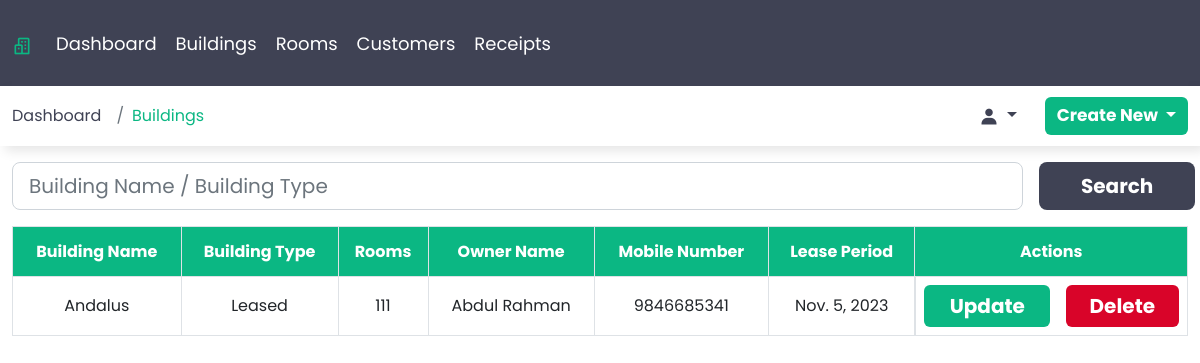
The app's page /buildings (signed in) with its own data.
### webapp/models.py (models this page shows, shortened)
class Building(models.Model):
    building_name = models.CharField(max_length=50)
    name_of_owner = models.CharField(max_length=50)
    building_type = models.ForeignKey(BuildingType, on_delete=models.CASCADE)
    number_of_rooms = models.IntegerField()
    mobile_number = models.IntegerField()
    current_lease_period = models.DateField()
    class Meta:
        verbose_name_plural = 'Buildings'

class BuildingType(models.Model):
    building_type = models.CharField(max_length=100)
    class Meta:
        verbose_name_plural = 'Building Type'
    def __str__(self):
        return self.building_type

### webapp/views.py (the view)
# urls.py: path('buildings', views.BuildingsView, name='buildings'),
@login_required()
def BuildingsView(request):
    if request.method == 'POST':
        searchData = request.POST.get('search')
        building_list = Building.objects.filter(Q(building_name__icontains=searchData) | Q(building_type__building_type__iexact=searchData))
        return render(request, 'buildings.html', {'context': 'Buildings', 'building_list': building_list})
    building_list = Building.objects.all()
    return render(request, 'buildings.html', {'context': 'Buildings', 'building_list': building_list})

### templates/buildings.html (shortened to what this page needs)
{% extends 'base.html' %}
{% load static %}
{% block content %}
    <div class="container-fluid">
        <div class="sub-box">
            <div class="row">
                <div class="col-sm-12 mt-3">
                    <div class="row">
                        <div class="col-sm-12 col-md-12 col-lg-12 col-xl-12 col-xxl-12 search-col">
                            <form method="post" class="d-flex gap-3" autocomplete="off">
                                <input type="text" class="form-control form-control-lg" name="search" placeholder="Building Name / Building Type">
                                <button type="submit" class="btn btn-lg search">Search</button>
                            </form>
                        </div>
                    </div>
                </div>
                <div class="col-sm-12 mt-3 table-responsive">
                    <table class="table table-hover table-bordered text-center ">
                        <thead>
                            <tr>
                                <th scope="col" class="align-middle">Building Name</th>
                                <th scope="col" class="align-middle">Building Type</th>
                                <th scope="col" class="align-middle">Rooms</th>
                                <th scope="col" class="align-middle">Owner Name</th>
                                <th scope="col" class="align-middle">Mobile Number</th>
                                <th scope="col" class="align-middle">Lease Period</th>
                                <th scope="col" class="align-middle">Actions</th>
                            </tr>
                        </thead>
                        <tbody>
                            {% for list in building_list %}
                            <tr>
                                <td class="align-middle">{{list.building_name}}</td>
                                <td class="align-middle">{{list.building_type}}</td>
                                <td class="align-middle">{{list.number_of_rooms}}</td>
                                <td class="align-middle">{{list.name_of_owner}}</td>
                                <td class="align-middle">{{list.mobile_number}}</td>
                                <td class="align-middle">{{list.current_lease_period}}</td>
                                <td class="d-flex justify-content-between gap-3">
                                    <a href="{% url 'update_building' list.id %}" class="btn update">Update</a>
                                    <form action="{% url 'delete_building' list.id %}" method="post">
                                        <input type="submit" value="Delete" class="btn delete">
                                    </form>
                                </td>
                            </tr>
                            {% endfor %}
                        </tbody>
                    </table>
                </div>
            </div>
        </div>
    </div>
{% endblock %}

### static/css/style.css (style rules this page uses)
* { margin:0; padding: 0; box-sizing: border-box; }
:root { --font-primary: "Poppins", sans-serif; }
:root { --weight-700: 700; }
:root { --color-primary: #0bb783; --color-secondary: #3f4254; --color-white: white; }
body { font-family: var(--font-primary); }
a { text-decoration: none; color: var(--color-secondary)s; }
form { width: 100%; z-index: 100; }
.btn { background-color: var(--color-primary); color: var(--color-white); width: 100%; font-weight: 700; font-size: 25px; font-family: var(--font-primary); border: none; }
.btn.delete { font-size: 20px; background-color: #d90429; }
.btn.update { font-size: 20px; background-color: var(--color-primary); }
.btn.search { width: 10%; font-size: 20px; background-color: var(--color-secondary); }
.search-col { padding-right: 5px; }
thead { background-color: var(--color-primary); color: var(--color-white); font-family: var(--font-primary); height: 50px; }
@media screen and (max-width: 1920px) { .btn.delete { width: 100%; } }
@media screen and (max-width: 1920px) { .btn.update { width: 100%; } }
@media screen and (max-width: 1920px) { .btn.search { width: 18%; } }
@media screen and (max-width: 1400px) { .btn.delete { width: 100%; } }
@media screen and (max-width: 1400px) { .btn.update { width: 100%; } }
@media screen and (max-width: 1400px) { .btn.search { width: 18%; } }
@media screen and (max-width: 1200px) { .btn.delete { width: 100%; } }
@media screen and (max-width: 1200px) { .btn.update { width: 100%; } }
@media screen and (max-width: 1200px) { .btn.search { width: 15%; } }

### records on screen
Building: building_name "Andalus", building_type "Leased", number_of_rooms "111", name_of_owner "Abdul Rahman", mobile_number "9846685341", current_lease_period "Nov. 5, 2023"

### other values on screen
{{ context }} "Buildings"
